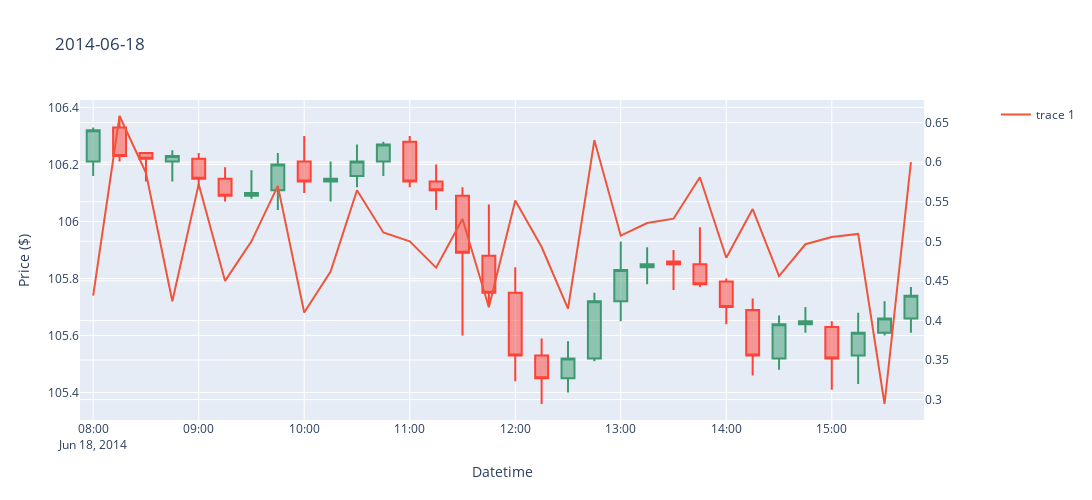
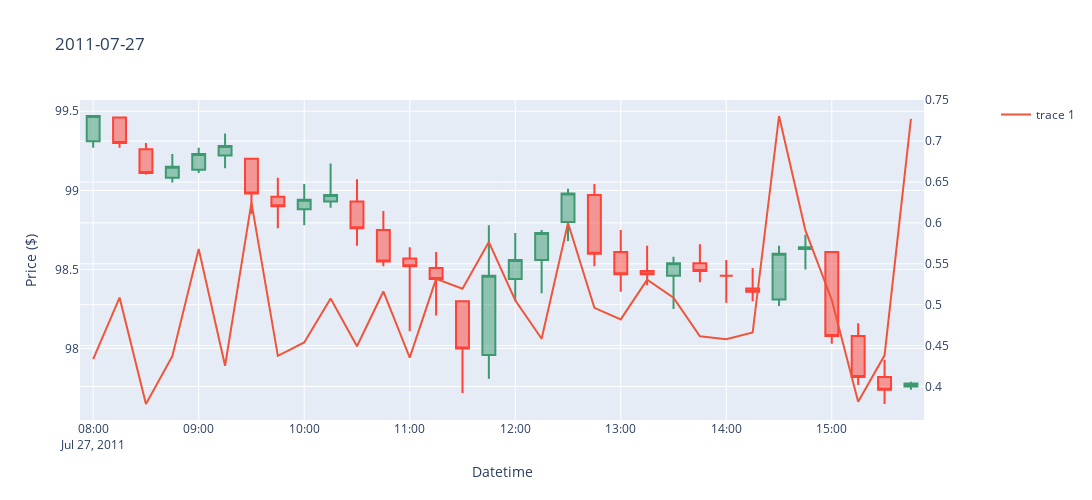
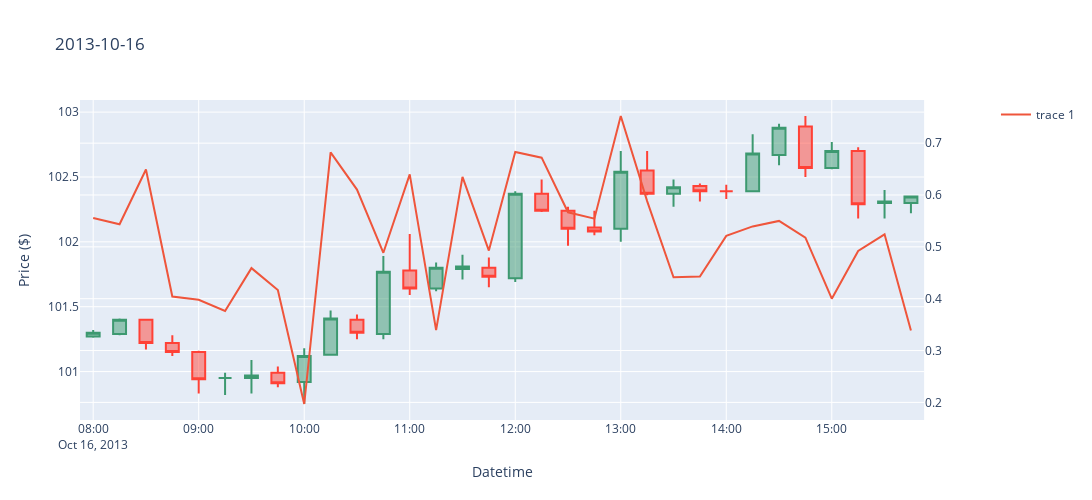

The cell these charts' notebook holds for them, in order:
### Markdown cell above
Red line indicates the distance between mean and high within a candlestick (right y-axis)  
Ideally  
- A drop in the red line (distance of mean and high getting closer) should be followed by an upward trend in the candle stick (for example the next candle stick should close higher than open);
- Vice versa, if we see peak in the red line (distance of mean and high getting farther, could be end of price going upward) we should expect a downward trend in the candle stick.

### Code cell
days = df_test['datetime'].dt.date.unique()
np.random.shuffle(days)

for day in days[:3]:
    df_day = df_test[df_test['datetime'].dt.date == day]
    plot_candlestick(df_day, day)
